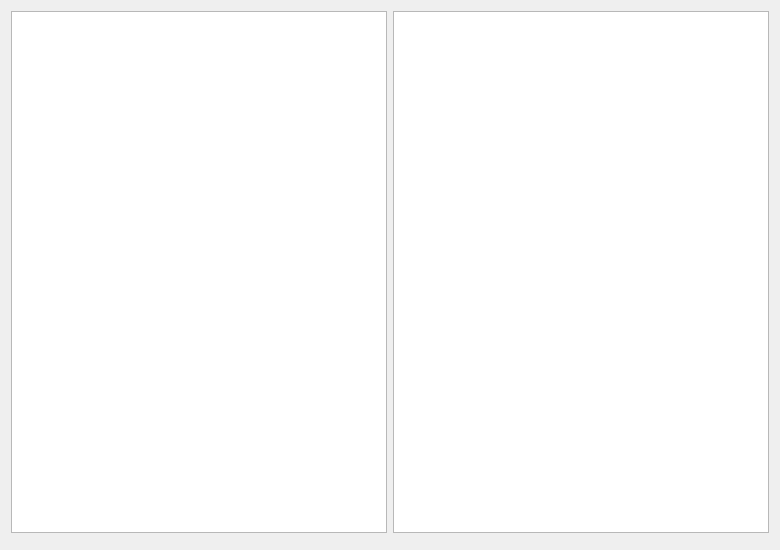
<?xml version="1.0" encoding="UTF-8"?>
<ui version="4.0">
 <class>MultiPageViewExample</class>
 <widget class="QWidget" name="MultiPageViewExample">
  <property name="geometry">
   <rect>
    <x>0</x>
    <y>0</y>
    <width>780</width>
    <height>550</height>
   </rect>
  </property>
  <property name="windowTitle">
   <string>MultiPageViewExample</string>
  </property>
  <layout class="QGridLayout" name="gridLayout">
   <item row="1" column="0">
    <widget class="QCtmMultiPageButtonBox" name="btnBox" native="true"/>
   </item>
   <item row="0" column="0">
    <widget class="QListView" name="listView"/>
   </item>
   <item row="0" column="1">
    <widget class="QTableView" name="tableView"/>
   </item>
   <item row="1" column="1">
    <widget class="QCtmMultiPageButtonBox" name="btnBox_2" native="true"/>
   </item>
  </layout>
 </widget>
 <customwidgets>
  <customwidget>
   <class>QCtmMultiPageButtonBox</class>
   <extends>QWidget</extends>
   <header>QCustomUi/QCtmMultiPageButtonBox.h</header>
   <container>1</container>
  </customwidget>
 </customwidgets>
 <resources/>
 <connections/>
</ui>
